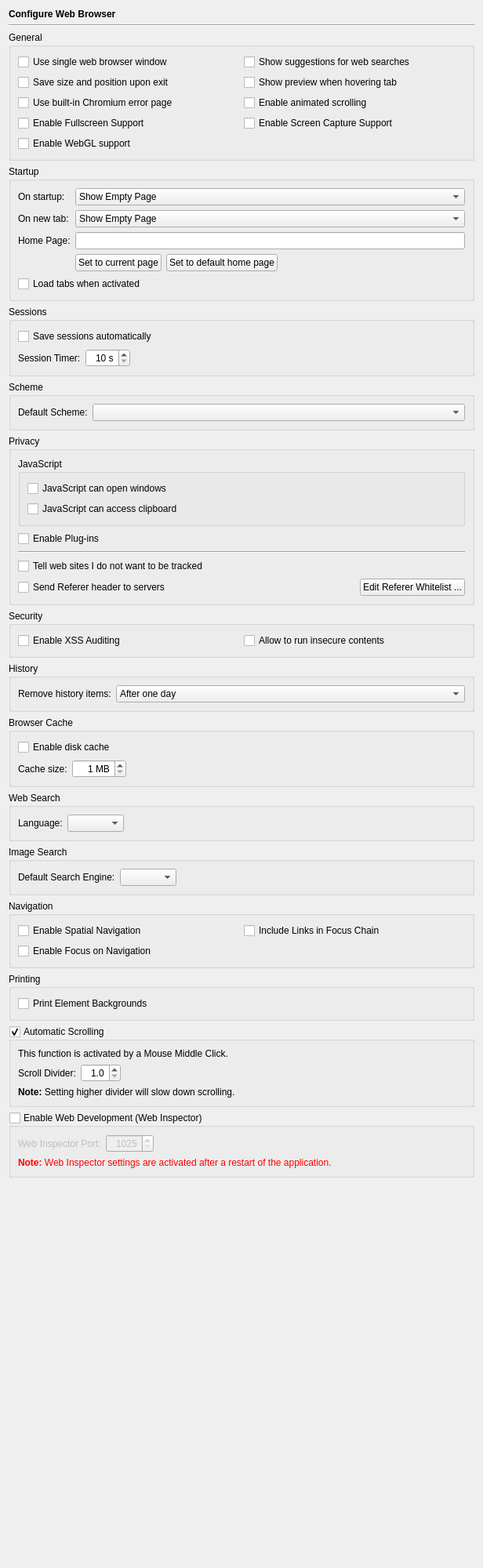
<?xml version="1.0" encoding="UTF-8"?>
<ui version="4.0">
 <class>WebBrowserPage</class>
 <widget class="QWidget" name="WebBrowserPage">
  <property name="geometry">
   <rect>
    <x>0</x>
    <y>0</y>
    <width>616</width>
    <height>2000</height>
   </rect>
  </property>
  <layout class="QVBoxLayout" name="verticalLayout_2">
   <item>
    <widget class="QLabel" name="headerLabel">
     <property name="text">
      <string>&lt;b&gt;Configure Web Browser&lt;/b&gt;</string>
     </property>
    </widget>
   </item>
   <item>
    <widget class="Line" name="line17">
     <property name="frameShape">
      <enum>QFrame::HLine</enum>
     </property>
     <property name="frameShadow">
      <enum>QFrame::Sunken</enum>
     </property>
     <property name="orientation">
      <enum>Qt::Horizontal</enum>
     </property>
    </widget>
   </item>
   <item>
    <widget class="QGroupBox" name="groupBox_4">
     <property name="title">
      <string>General</string>
     </property>
     <layout class="QGridLayout" name="gridLayout_5">
      <item row="0" column="0">
       <widget class="QCheckBox" name="singleHelpWindowCheckBox">
        <property name="toolTip">
         <string>Select to use a single web browser window only</string>
        </property>
        <property name="text">
         <string>Use single web browser window</string>
        </property>
       </widget>
      </item>
      <item row="0" column="1">
       <widget class="QCheckBox" name="webSuggestionsCheckBox">
        <property name="toolTip">
         <string>Select to enable suggestions for web searches</string>
        </property>
        <property name="text">
         <string>Show suggestions for web searches</string>
        </property>
       </widget>
      </item>
      <item row="1" column="0">
       <widget class="QCheckBox" name="saveGeometryCheckBox">
        <property name="toolTip">
         <string>Select to save the window size and position</string>
        </property>
        <property name="text">
         <string>Save size and position upon exit</string>
        </property>
       </widget>
      </item>
      <item row="1" column="1">
       <widget class="QCheckBox" name="showTabPreviews">
        <property name="toolTip">
         <string>Select to show a page preview when the mouse hovers over the tab</string>
        </property>
        <property name="text">
         <string>Show preview when hovering tab</string>
        </property>
       </widget>
      </item>
      <item row="2" column="0">
       <widget class="QCheckBox" name="errorPageCheckBox">
        <property name="toolTip">
         <string>Select to enable displaying the built-in Chromium error pages.</string>
        </property>
        <property name="text">
         <string>Use built-in Chromium error page</string>
        </property>
       </widget>
      </item>
      <item row="2" column="1">
       <widget class="QCheckBox" name="scrollingCheckBox">
        <property name="toolTip">
         <string>Select to activate animated scrolling</string>
        </property>
        <property name="text">
         <string>Enable animated scrolling</string>
        </property>
       </widget>
      </item>
      <item row="3" column="0">
       <widget class="QCheckBox" name="fullscreenCheckBox">
        <property name="toolTip">
         <string>Select to enable fullscreen support</string>
        </property>
        <property name="text">
         <string>Enable Fullscreen Support</string>
        </property>
       </widget>
      </item>
      <item row="3" column="1">
       <widget class="QCheckBox" name="screenCaptureCheckBox">
        <property name="toolTip">
         <string>Select to enable screen capture support</string>
        </property>
        <property name="text">
         <string>Enable Screen Capture Support</string>
        </property>
       </widget>
      </item>
      <item row="4" column="0">
       <widget class="QCheckBox" name="webGLCheckBox">
        <property name="toolTip">
         <string>Select to enable support for WebGL</string>
        </property>
        <property name="text">
         <string>Enable WebGL support</string>
        </property>
       </widget>
      </item>
     </layout>
    </widget>
   </item>
   <item>
    <widget class="QGroupBox" name="startupGroupBox">
     <property name="title">
      <string>Startup</string>
     </property>
     <layout class="QGridLayout" name="gridLayout_3">
      <item row="0" column="0">
       <widget class="QLabel" name="label">
        <property name="text">
         <string>On startup:</string>
        </property>
       </widget>
      </item>
      <item row="0" column="1" colspan="3">
       <widget class="QComboBox" name="startupCombo">
        <property name="toolTip">
         <string>Select the startup behavior</string>
        </property>
        <item>
         <property name="text">
          <string>Show Empty Page</string>
         </property>
        </item>
        <item>
         <property name="text">
          <string>Show Home Page</string>
         </property>
        </item>
        <item>
         <property name="text">
          <string>Show Speed Dial</string>
         </property>
        </item>
        <item>
         <property name="text">
          <string>Restore Session</string>
         </property>
        </item>
        <item>
         <property name="text">
          <string>Select Session</string>
         </property>
        </item>
       </widget>
      </item>
      <item row="1" column="0">
       <widget class="QLabel" name="label_12">
        <property name="text">
         <string>On new tab:</string>
        </property>
       </widget>
      </item>
      <item row="1" column="1" colspan="3">
       <widget class="QComboBox" name="newTabCombo">
        <property name="toolTip">
         <string>Select the behavior of new tabs</string>
        </property>
        <item>
         <property name="text">
          <string>Show Empty Page</string>
         </property>
        </item>
        <item>
         <property name="text">
          <string>Show Home Page</string>
         </property>
        </item>
        <item>
         <property name="text">
          <string>Show Speed Dial</string>
         </property>
        </item>
       </widget>
      </item>
      <item row="2" column="0">
       <widget class="QLabel" name="homePageLabel">
        <property name="text">
         <string>Home Page:</string>
        </property>
       </widget>
      </item>
      <item row="2" column="1" colspan="3">
       <widget class="QLineEdit" name="homePageEdit">
        <property name="toolTip">
         <string>Enter the desired home page</string>
        </property>
       </widget>
      </item>
      <item row="3" column="1">
       <widget class="QPushButton" name="setCurrentPageButton">
        <property name="toolTip">
         <string>Press to set the current page as the home page</string>
        </property>
        <property name="text">
         <string>Set to current page</string>
        </property>
       </widget>
      </item>
      <item row="3" column="2">
       <widget class="QPushButton" name="defaultHomeButton">
        <property name="toolTip">
         <string>Press to set the default home page</string>
        </property>
        <property name="text">
         <string>Set to default home page</string>
        </property>
       </widget>
      </item>
      <item row="3" column="3">
       <spacer name="horizontalSpacer_2">
        <property name="orientation">
         <enum>Qt::Horizontal</enum>
        </property>
        <property name="sizeHint" stdset="0">
         <size>
          <width>160</width>
          <height>20</height>
         </size>
        </property>
       </spacer>
      </item>
      <item row="4" column="0" colspan="4">
       <widget class="QCheckBox" name="loadTabOnActivationCheckBox">
        <property name="toolTip">
         <string>Select to load restored tabs when they are activated</string>
        </property>
        <property name="text">
         <string>Load tabs when activated</string>
        </property>
       </widget>
      </item>
     </layout>
     <zorder>label</zorder>
     <zorder>startupCombo</zorder>
     <zorder>homePageLabel</zorder>
     <zorder>homePageEdit</zorder>
     <zorder>setCurrentPageButton</zorder>
     <zorder>defaultHomeButton</zorder>
     <zorder>label_12</zorder>
     <zorder>newTabCombo</zorder>
     <zorder>loadTabOnActivationCheckBox</zorder>
    </widget>
   </item>
   <item>
    <widget class="QGroupBox" name="groupBox_8">
     <property name="title">
      <string>Sessions</string>
     </property>
     <layout class="QGridLayout" name="gridLayout_6">
      <item row="0" column="0" colspan="3">
       <widget class="QCheckBox" name="saveSessionCheckBox">
        <property name="toolTip">
         <string>Select to save sessions automatically</string>
        </property>
        <property name="text">
         <string>Save sessions automatically</string>
        </property>
       </widget>
      </item>
      <item row="1" column="0">
       <widget class="QLabel" name="label_13">
        <property name="text">
         <string>Session Timer:</string>
        </property>
       </widget>
      </item>
      <item row="1" column="1">
       <widget class="QSpinBox" name="sessionTimerSpinBox">
        <property name="toolTip">
         <string>Enter the time to save sessions</string>
        </property>
        <property name="alignment">
         <set>Qt::AlignRight|Qt::AlignTrailing|Qt::AlignVCenter</set>
        </property>
        <property name="suffix">
         <string> s</string>
        </property>
        <property name="minimum">
         <number>10</number>
        </property>
        <property name="maximum">
         <number>180</number>
        </property>
        <property name="singleStep">
         <number>1</number>
        </property>
       </widget>
      </item>
      <item row="1" column="2">
       <spacer name="horizontalSpacer_8">
        <property name="orientation">
         <enum>Qt::Horizontal</enum>
        </property>
        <property name="sizeHint" stdset="0">
         <size>
          <width>443</width>
          <height>20</height>
         </size>
        </property>
       </spacer>
      </item>
     </layout>
    </widget>
   </item>
   <item>
    <widget class="QGroupBox" name="groupBox_2">
     <property name="title">
      <string>Scheme</string>
     </property>
     <layout class="QGridLayout" name="gridLayout_4">
      <item row="0" column="0">
       <widget class="QLabel" name="label_3">
        <property name="text">
         <string>Default Scheme:</string>
        </property>
       </widget>
      </item>
      <item row="0" column="1">
       <widget class="QComboBox" name="defaultSchemeCombo">
        <property name="sizePolicy">
         <sizepolicy hsizetype="Expanding" vsizetype="Fixed">
          <horstretch>0</horstretch>
          <verstretch>0</verstretch>
         </sizepolicy>
        </property>
        <property name="toolTip">
         <string>Select the default scheme</string>
        </property>
        <property name="whatsThis">
         <string>&lt;b&gt;Default Scheme&lt;/b&gt;&lt;p&gt;Select the default scheme. This scheme is prepended to URLs, that don't contain one.&lt;/p&gt;</string>
        </property>
        <property name="editable">
         <bool>false</bool>
        </property>
       </widget>
      </item>
     </layout>
    </widget>
   </item>
   <item>
    <widget class="QGroupBox" name="privacyGroup">
     <property name="title">
      <string>Privacy</string>
     </property>
     <layout class="QVBoxLayout" name="verticalLayout_4">
      <item>
       <widget class="QGroupBox" name="javaScriptGroup">
        <property name="toolTip">
         <string/>
        </property>
        <property name="title">
         <string>JavaScript</string>
        </property>
        <layout class="QVBoxLayout" name="verticalLayout_5">
         <item>
          <widget class="QCheckBox" name="jsOpenWindowsCheckBox">
           <property name="toolTip">
            <string>Select to allow JavaScript to open windows</string>
           </property>
           <property name="text">
            <string>JavaScript can open windows</string>
           </property>
          </widget>
         </item>
         <item>
          <widget class="QCheckBox" name="jsClipboardCheckBox">
           <property name="toolTip">
            <string>Select to allow JavaScript to access the clipboard</string>
           </property>
           <property name="text">
            <string>JavaScript can access clipboard</string>
           </property>
          </widget>
         </item>
        </layout>
       </widget>
      </item>
      <item>
       <widget class="QCheckBox" name="pluginsCheckBox">
        <property name="toolTip">
         <string>Select to enable plugins in web pages</string>
        </property>
        <property name="text">
         <string>Enable Plug-ins</string>
        </property>
       </widget>
      </item>
      <item>
       <widget class="Line" name="line">
        <property name="orientation">
         <enum>Qt::Horizontal</enum>
        </property>
       </widget>
      </item>
      <item>
       <widget class="QCheckBox" name="doNotTrackCheckBox">
        <property name="toolTip">
         <string>Select to enabled the &quot;Do Not Track&quot; feature</string>
        </property>
        <property name="text">
         <string>Tell web sites I do not want to be tracked</string>
        </property>
       </widget>
      </item>
      <item>
       <layout class="QHBoxLayout" name="horizontalLayout_4">
        <item>
         <widget class="QCheckBox" name="sendRefererCheckBox">
          <property name="toolTip">
           <string>Select to send referer headers to the server</string>
          </property>
          <property name="text">
           <string>Send Referer header to servers</string>
          </property>
         </widget>
        </item>
        <item>
         <spacer name="horizontalSpacer_6">
          <property name="orientation">
           <enum>Qt::Horizontal</enum>
          </property>
          <property name="sizeHint" stdset="0">
           <size>
            <width>40</width>
            <height>20</height>
           </size>
          </property>
         </spacer>
        </item>
        <item>
         <widget class="QPushButton" name="refererWhitelistButton">
          <property name="toolTip">
           <string>Press to edit the list of whitelisted hosts</string>
          </property>
          <property name="text">
           <string>Edit Referer Whitelist ...</string>
          </property>
         </widget>
        </item>
       </layout>
      </item>
     </layout>
    </widget>
   </item>
   <item>
    <widget class="QGroupBox" name="groupBox_6">
     <property name="title">
      <string>Security</string>
     </property>
     <layout class="QGridLayout" name="gridLayout_9">
      <item row="0" column="0">
       <widget class="QCheckBox" name="xssAuditingCheckBox">
        <property name="toolTip">
         <string>Select to enable XSS auditing</string>
        </property>
        <property name="whatsThis">
         <string>&lt;b&gt;Enable XSS Auditing&lt;/b&gt;
&lt;p&gt;This selects whether load requests should be monitored for cross-site scripting attempts. Suspicious scripts will be blocked. These will be reported in the JavaScript console. Enabling this feature might have an impact on performance.&lt;/p&gt;</string>
        </property>
        <property name="text">
         <string>Enable XSS Auditing</string>
        </property>
       </widget>
      </item>
      <item row="0" column="1">
       <widget class="QCheckBox" name="insecureContentsCheckBox">
        <property name="toolTip">
         <string>Select to allow HTTPS pages to run JavaScript, CSS, plugins or web-sockets from HTTP URLs</string>
        </property>
        <property name="text">
         <string>Allow to run insecure contents</string>
        </property>
       </widget>
      </item>
     </layout>
    </widget>
   </item>
   <item>
    <widget class="QGroupBox" name="groupBox">
     <property name="title">
      <string>History</string>
     </property>
     <layout class="QHBoxLayout" name="horizontalLayout">
      <item>
       <widget class="QLabel" name="label_4">
        <property name="text">
         <string>Remove history items:</string>
        </property>
       </widget>
      </item>
      <item>
       <widget class="QComboBox" name="expireHistory">
        <property name="sizePolicy">
         <sizepolicy hsizetype="Expanding" vsizetype="Fixed">
          <horstretch>0</horstretch>
          <verstretch>0</verstretch>
         </sizepolicy>
        </property>
        <property name="toolTip">
         <string>Select the period for expiration of history entries</string>
        </property>
        <item>
         <property name="text">
          <string>After one day</string>
         </property>
        </item>
        <item>
         <property name="text">
          <string>After one week</string>
         </property>
        </item>
        <item>
         <property name="text">
          <string>After two weeks</string>
         </property>
        </item>
        <item>
         <property name="text">
          <string>After one month</string>
         </property>
        </item>
        <item>
         <property name="text">
          <string>After one year</string>
         </property>
        </item>
        <item>
         <property name="text">
          <string>Manually</string>
         </property>
        </item>
        <item>
         <property name="text">
          <string>On application exit</string>
         </property>
        </item>
       </widget>
      </item>
     </layout>
    </widget>
   </item>
   <item>
    <widget class="QGroupBox" name="cacheGroup">
     <property name="title">
      <string>Browser Cache</string>
     </property>
     <layout class="QGridLayout" name="gridLayout_2">
      <item row="0" column="0" colspan="3">
       <widget class="QCheckBox" name="diskCacheCheckBox">
        <property name="text">
         <string>Enable disk cache</string>
        </property>
       </widget>
      </item>
      <item row="1" column="0">
       <widget class="QLabel" name="label_7">
        <property name="text">
         <string>Cache size:</string>
        </property>
       </widget>
      </item>
      <item row="1" column="1">
       <widget class="QSpinBox" name="cacheSizeSpinBox">
        <property name="toolTip">
         <string>Enter the maximum size of the disk cache</string>
        </property>
        <property name="alignment">
         <set>Qt::AlignRight|Qt::AlignTrailing|Qt::AlignVCenter</set>
        </property>
        <property name="suffix">
         <string> MB</string>
        </property>
        <property name="minimum">
         <number>1</number>
        </property>
        <property name="maximum">
         <number>999</number>
        </property>
       </widget>
      </item>
      <item row="1" column="2">
       <spacer name="horizontalSpacer">
        <property name="orientation">
         <enum>Qt::Horizontal</enum>
        </property>
        <property name="sizeHint" stdset="0">
         <size>
          <width>410</width>
          <height>20</height>
         </size>
        </property>
       </spacer>
      </item>
     </layout>
    </widget>
   </item>
   <item>
    <widget class="QGroupBox" name="groupBox_5">
     <property name="title">
      <string>Web Search</string>
     </property>
     <layout class="QHBoxLayout" name="horizontalLayout_2">
      <item>
       <widget class="QLabel" name="label_5">
        <property name="text">
         <string>Language:</string>
        </property>
       </widget>
      </item>
      <item>
       <widget class="QComboBox" name="languageCombo">
        <property name="toolTip">
         <string>Select the language to be used for web searches</string>
        </property>
        <property name="sizeAdjustPolicy">
         <enum>QComboBox::AdjustToContents</enum>
        </property>
       </widget>
      </item>
      <item>
       <spacer name="horizontalSpacer_3">
        <property name="orientation">
         <enum>Qt::Horizontal</enum>
        </property>
        <property name="sizeHint" stdset="0">
         <size>
          <width>450</width>
          <height>20</height>
         </size>
        </property>
       </spacer>
      </item>
     </layout>
    </widget>
   </item>
   <item>
    <widget class="QGroupBox" name="imageSearchGroup">
     <property name="title">
      <string>Image Search</string>
     </property>
     <layout class="QHBoxLayout" name="horizontalLayout_3">
      <item>
       <widget class="QLabel" name="label_8">
        <property name="text">
         <string>Default Search Engine:</string>
        </property>
       </widget>
      </item>
      <item>
       <widget class="QComboBox" name="imageSearchComboBox">
        <property name="toolTip">
         <string>Select the default search engine for image searches</string>
        </property>
       </widget>
      </item>
      <item>
       <spacer name="horizontalSpacer_5">
        <property name="orientation">
         <enum>Qt::Horizontal</enum>
        </property>
        <property name="sizeHint" stdset="0">
         <size>
          <width>383</width>
          <height>20</height>
         </size>
        </property>
       </spacer>
      </item>
     </layout>
    </widget>
   </item>
   <item>
    <widget class="QGroupBox" name="groupBox_3">
     <property name="title">
      <string>Navigation</string>
     </property>
     <layout class="QGridLayout" name="gridLayout">
      <item row="0" column="0">
       <widget class="QCheckBox" name="spatialCheckBox">
        <property name="toolTip">
         <string>Select to enable the spatial navigation feature</string>
        </property>
        <property name="whatsThis">
         <string>&lt;b&gt;Enable Spatial Navigation&lt;/b&gt;
&lt;p&gt;This enables or disables the Spatial Navigation feature, which consists in the ability to navigate between focusable elements in a Web page, such as hyperlinks and form controls, by using Left, Right, Up and Down arrow keys. For example, if a user presses the Right key, heuristics determine whether there is an element he might be trying to reach towards the right and which element he probably wants.&lt;/p&gt;</string>
        </property>
        <property name="text">
         <string>Enable Spatial Navigation</string>
        </property>
       </widget>
      </item>
      <item row="0" column="1">
       <widget class="QCheckBox" name="linksInFocusChainCheckBox">
        <property name="toolTip">
         <string>Select to include links in focus chain</string>
        </property>
        <property name="whatsThis">
         <string>&lt;b&gt;Include Links in Focus Chain&lt;/b&gt;
&lt;p&gt;This selects whether hyperlinks should be included in the keyboard focus chain.&lt;/p&gt;</string>
        </property>
        <property name="text">
         <string>Include Links in Focus Chain</string>
        </property>
       </widget>
      </item>
      <item row="1" column="0">
       <widget class="QCheckBox" name="focusOnNavigationCheckBox">
        <property name="toolTip">
         <string>Select to give the focus to the view whenever a navigation event occurs</string>
        </property>
        <property name="text">
         <string>Enable Focus on Navigation</string>
        </property>
       </widget>
      </item>
     </layout>
    </widget>
   </item>
   <item>
    <widget class="QGroupBox" name="groupBox_7">
     <property name="title">
      <string>Printing</string>
     </property>
     <layout class="QHBoxLayout" name="horizontalLayout_6">
      <item>
       <widget class="QCheckBox" name="printBackgroundCheckBox">
        <property name="toolTip">
         <string>Select to print the background of page elements as well</string>
        </property>
        <property name="text">
         <string>Print Element Backgrounds</string>
        </property>
       </widget>
      </item>
     </layout>
    </widget>
   </item>
   <item>
    <widget class="QGroupBox" name="autoScrollGroupBox">
     <property name="toolTip">
      <string>Select to enable the auto-scroller</string>
     </property>
     <property name="title">
      <string>Automatic Scrolling</string>
     </property>
     <property name="checkable">
      <bool>true</bool>
     </property>
     <layout class="QVBoxLayout" name="verticalLayout">
      <item>
       <widget class="QLabel" name="label_11">
        <property name="text">
         <string>This function is activated by a Mouse Middle Click.</string>
        </property>
        <property name="wordWrap">
         <bool>true</bool>
        </property>
       </widget>
      </item>
      <item>
       <layout class="QHBoxLayout" name="horizontalLayout_5">
        <item>
         <widget class="QLabel" name="label_9">
          <property name="text">
           <string>Scroll Divider:</string>
          </property>
         </widget>
        </item>
        <item>
         <widget class="QDoubleSpinBox" name="autoScrollDividerSpinBox">
          <property name="toolTip">
           <string>Enter the auto-scroll divider value</string>
          </property>
          <property name="alignment">
           <set>Qt::AlignRight|Qt::AlignTrailing|Qt::AlignVCenter</set>
          </property>
          <property name="decimals">
           <number>1</number>
          </property>
          <property name="minimum">
           <double>1.000000000000000</double>
          </property>
          <property name="maximum">
           <double>99.900000000000006</double>
          </property>
         </widget>
        </item>
        <item>
         <spacer name="horizontalSpacer_7">
          <property name="orientation">
           <enum>Qt::Horizontal</enum>
          </property>
          <property name="sizeHint" stdset="0">
           <size>
            <width>40</width>
            <height>20</height>
           </size>
          </property>
         </spacer>
        </item>
       </layout>
      </item>
      <item>
       <widget class="QLabel" name="label_10">
        <property name="text">
         <string>&lt;b&gt;Note:&lt;/b&gt; Setting higher divider will slow down scrolling.</string>
        </property>
        <property name="wordWrap">
         <bool>true</bool>
        </property>
       </widget>
      </item>
     </layout>
    </widget>
   </item>
   <item>
    <widget class="QGroupBox" name="webInspectorGroup">
     <property name="toolTip">
      <string>Select to enable the Web Inspector tool</string>
     </property>
     <property name="title">
      <string>Enable Web Development (Web Inspector)</string>
     </property>
     <property name="checkable">
      <bool>true</bool>
     </property>
     <property name="checked">
      <bool>false</bool>
     </property>
     <layout class="QGridLayout" name="gridLayout_8">
      <item row="0" column="0">
       <widget class="QLabel" name="label_2">
        <property name="text">
         <string>Web Inspector Port:</string>
        </property>
       </widget>
      </item>
      <item row="0" column="1">
       <widget class="QSpinBox" name="webInspectorPortSpinBox">
        <property name="toolTip">
         <string>Enter the port to be used by the web inspector</string>
        </property>
        <property name="alignment">
         <set>Qt::AlignRight|Qt::AlignTrailing|Qt::AlignVCenter</set>
        </property>
        <property name="minimum">
         <number>1025</number>
        </property>
        <property name="maximum">
         <number>65535</number>
        </property>
       </widget>
      </item>
      <item row="0" column="2">
       <spacer name="horizontalSpacer_4">
        <property name="orientation">
         <enum>Qt::Horizontal</enum>
        </property>
        <property name="sizeHint" stdset="0">
         <size>
          <width>372</width>
          <height>20</height>
         </size>
        </property>
       </spacer>
      </item>
      <item row="1" column="0" colspan="3">
       <widget class="QLabel" name="label_6">
        <property name="text">
         <string>&lt;font color=&quot;red&quot;&gt;&lt;b&gt;Note:&lt;/b&gt; Web Inspector settings are activated after a restart of the application.&lt;/font&gt;</string>
        </property>
       </widget>
      </item>
     </layout>
    </widget>
   </item>
   <item>
    <spacer>
     <property name="orientation">
      <enum>Qt::Vertical</enum>
     </property>
     <property name="sizeHint" stdset="0">
      <size>
       <width>479</width>
       <height>121</height>
      </size>
     </property>
    </spacer>
   </item>
  </layout>
 </widget>
 <tabstops>
  <tabstop>singleHelpWindowCheckBox</tabstop>
  <tabstop>webSuggestionsCheckBox</tabstop>
  <tabstop>saveGeometryCheckBox</tabstop>
  <tabstop>showTabPreviews</tabstop>
  <tabstop>errorPageCheckBox</tabstop>
  <tabstop>scrollingCheckBox</tabstop>
  <tabstop>fullscreenCheckBox</tabstop>
  <tabstop>screenCaptureCheckBox</tabstop>
  <tabstop>webGLCheckBox</tabstop>
  <tabstop>startupCombo</tabstop>
  <tabstop>newTabCombo</tabstop>
  <tabstop>homePageEdit</tabstop>
  <tabstop>setCurrentPageButton</tabstop>
  <tabstop>defaultHomeButton</tabstop>
  <tabstop>loadTabOnActivationCheckBox</tabstop>
  <tabstop>saveSessionCheckBox</tabstop>
  <tabstop>sessionTimerSpinBox</tabstop>
  <tabstop>defaultSchemeCombo</tabstop>
  <tabstop>jsOpenWindowsCheckBox</tabstop>
  <tabstop>jsClipboardCheckBox</tabstop>
  <tabstop>pluginsCheckBox</tabstop>
  <tabstop>doNotTrackCheckBox</tabstop>
  <tabstop>sendRefererCheckBox</tabstop>
  <tabstop>refererWhitelistButton</tabstop>
  <tabstop>xssAuditingCheckBox</tabstop>
  <tabstop>insecureContentsCheckBox</tabstop>
  <tabstop>expireHistory</tabstop>
  <tabstop>diskCacheCheckBox</tabstop>
  <tabstop>cacheSizeSpinBox</tabstop>
  <tabstop>languageCombo</tabstop>
  <tabstop>imageSearchComboBox</tabstop>
  <tabstop>spatialCheckBox</tabstop>
  <tabstop>linksInFocusChainCheckBox</tabstop>
  <tabstop>focusOnNavigationCheckBox</tabstop>
  <tabstop>printBackgroundCheckBox</tabstop>
  <tabstop>autoScrollGroupBox</tabstop>
  <tabstop>autoScrollDividerSpinBox</tabstop>
  <tabstop>webInspectorGroup</tabstop>
  <tabstop>webInspectorPortSpinBox</tabstop>
 </tabstops>
 <resources/>
 <connections/>
</ui>
